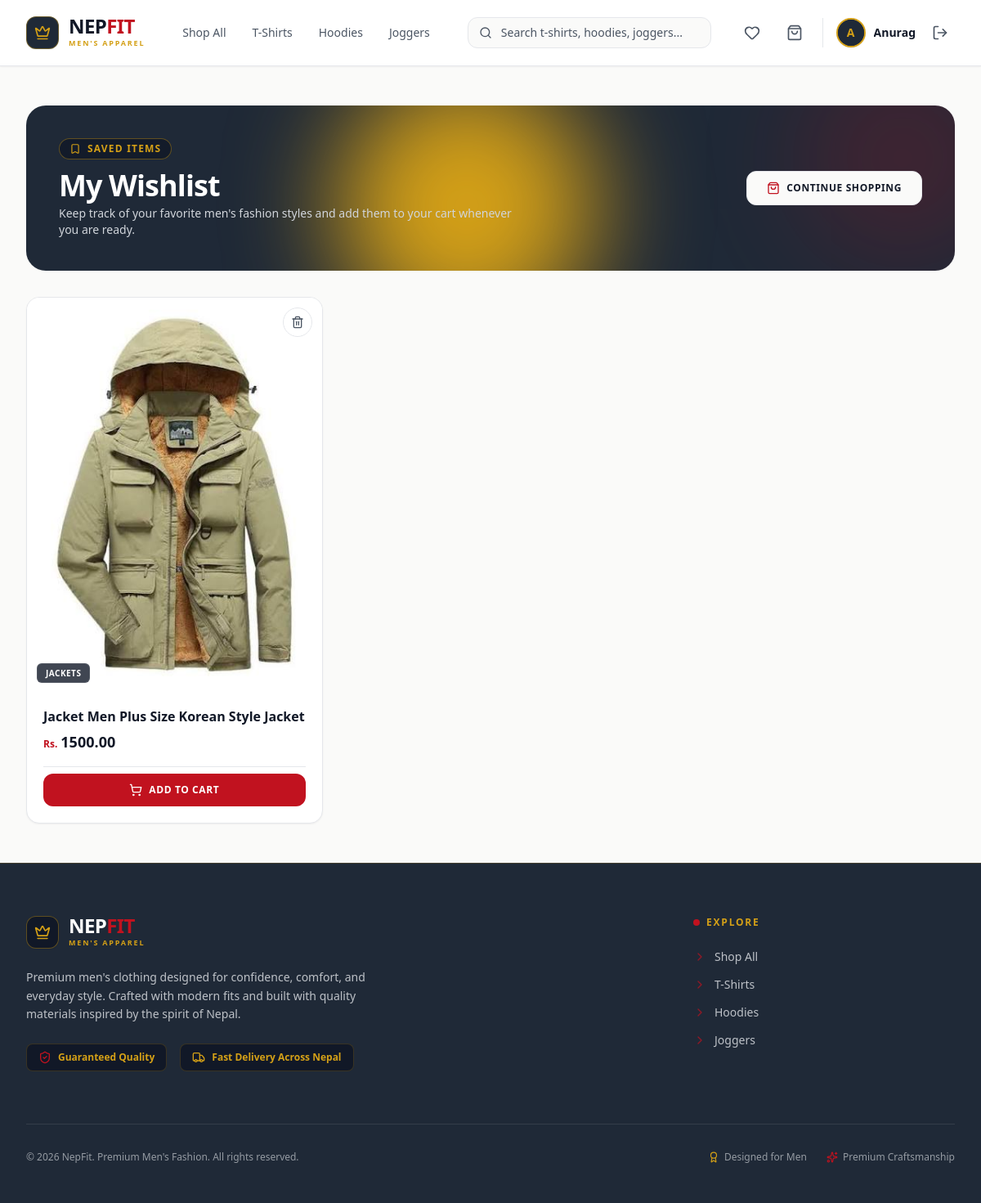
The page /wishlist/ (signed in) on the database as committed earlier.
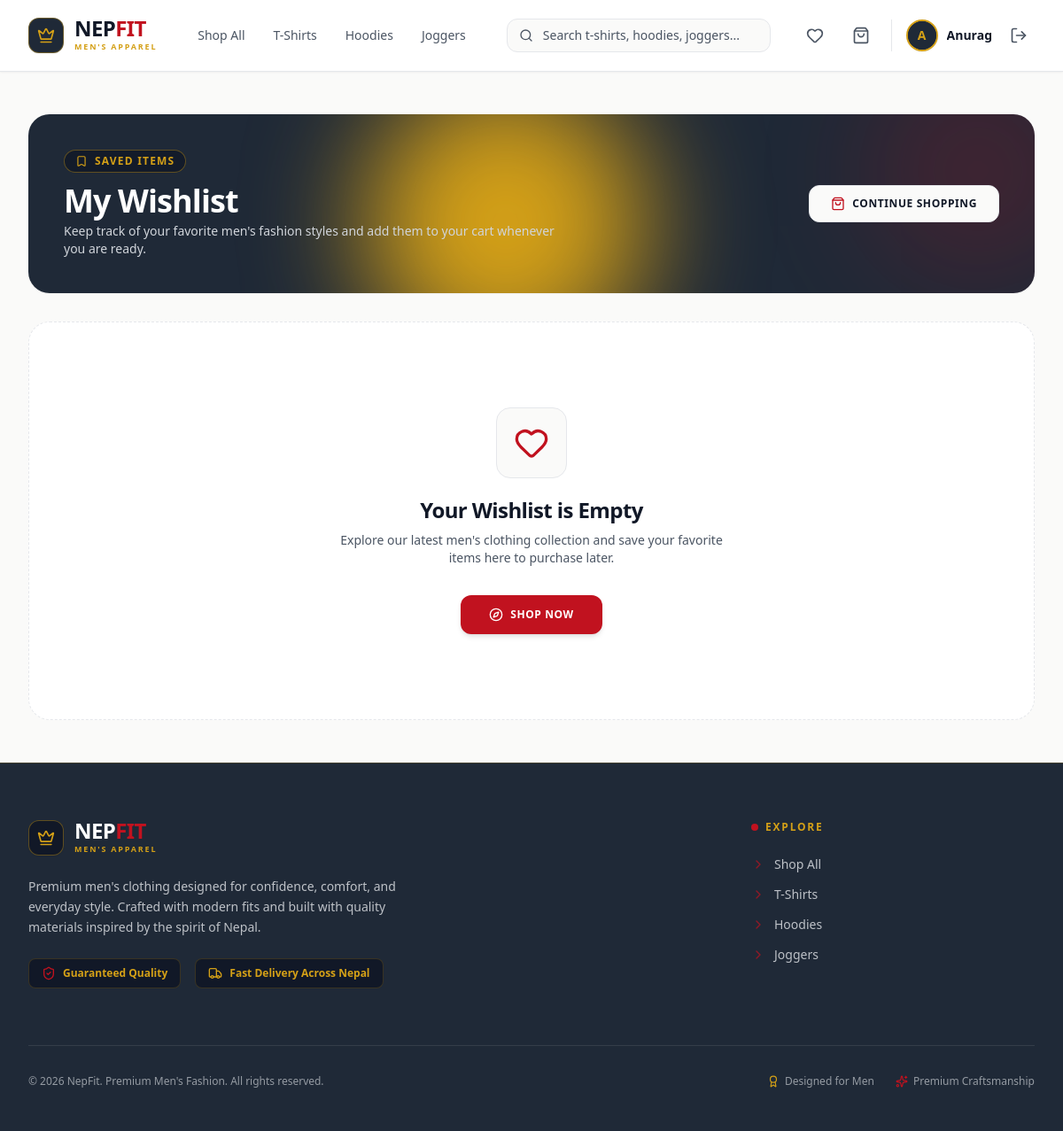
The same page on the database as committed later.
### nf_app/models.py (models this page shows, shortened)
class Wishlist(models.Model):
    customer = models.ForeignKey(User, on_delete=models.CASCADE, related_name='wishlist_items')
    product = models.ForeignKey(Product, on_delete=models.CASCADE)
    added_at = models.DateTimeField(auto_now_add=True)
    class Meta:
        unique_together = ('customer', 'product')

class Product(models.Model):
    class Category(models.TextChoices):
        SHIRTS = 'shirts', 'Shirts'
        T_SHIRTS = 't_shirts', 'T-Shirts'
        PANTS = 'pants', 'Pants'
        HOODIES = 'hoodies', 'Hoodies'
        JACKETS = 'jackets', 'Jackets'
        SWEATSHIRTS = 'sweatshirts', 'Sweatshirts'
        JOGGERS = 'joggers', 'Joggers'
        SHORTS = 'shorts', 'Shorts'
    class Size(models.TextChoices):
        SMALL = 'S', 'Small'
        MEDIUM = 'M', 'Medium'
        LARGE = 'L', 'Large'
        XLARGE = 'XL', 'Extra Large'
        XXLARGE = 'XXL', 'Double Extra Large'
    name = models.CharField(max_length=255)
    brand = models.CharField(max_length=100, default='NepFit', help_text="Brand name (e.g., NepFit)")
    category = models.CharField(max_length=30, choices=Category.choices)
    size = models.CharField(max_length=10, choices=Size.choices, default=Size.MEDIUM, help_text="Default size for this product")
    description = models.TextField(help_text="Product details, fabric materials, and sizing guide.")
    price = models.DecimalField(max_digits=10, decimal_places=2)
    stock = models.PositiveIntegerField(default=10)
    product_image = models.ImageField(upload_to='images/products/')
    is_active = models.BooleanField(default=True)
    created_at = models.DateTimeField(auto_now_add=True)

### nf_app/views/wishlist_view.py (the view)
# urls.py: path('wishlist/', wishlist_view, name='wishlist'),
@login_required
def wishlist_view(request):
    if request.user.is_staff:
        messages.error(request, "You are not authorized to access the wishlist.")
        return redirect('home')
    wishlist_items = Wishlist.objects.filter(customer=request.user).select_related('product')
    return render(request, 'main/wishlist_page.html', {'wishlist_items': wishlist_items})

### nf_app/templates/main/wishlist_page.html (shortened to what the changed rows need)
<!DOCTYPE html>
<html lang="en">
<head>
    {% load static %}
    <link href="{% static 'css/styles.css' %}" rel="stylesheet" />
</head>
<body class="bg-[#FAFAF9] font-sans min-h-screen flex flex-col text-[#111827] antialiased">
    <main class="flex-grow max-w-7xl w-full mx-auto px-4 sm:px-6 lg:px-8 py-8 lg:py-12 space-y-8">
        <div class="bg-[#1F2937] text-white rounded-3xl p-6 sm:p-10 relative overflow-hidden shadow-sm">
            <div class="relative z-10 flex flex-col md:flex-row md:items-center justify-between gap-6">
                <div>
                    <h1 class="text-2xl sm:text-4xl font-extrabold text-white tracking-tight">My Wishlist</h1>
                </div>
            </div>
        </div>
        <div class="w-full">
            {% if wishlist_items %}
                <div class="grid grid-cols-1 sm:grid-cols-2 lg:grid-cols-3 xl:grid-cols-4 gap-6">
                    {% for item in wishlist_items %}
                        <div class="bg-[#FFFFFF] border border-[#E5E7EB] rounded-2xl overflow-hidden shadow-sm hover:shadow-md transition-all duration-300 flex flex-col group relative">
                            <a href="/wishlist/remove/{{ item.product.id }}/"
                               class="absolute top-3 right-3 z-10 w-9 h-9 rounded-full bg-[#FFFFFF]/90 hover:bg-[#B91C1C] text-[#4B5563] hover:text-white border border-[#E5E7EB] hover:border-[#B91C1C] flex items-center justify-center transition-all shadow-xs"
                               title="Remove from Wishlist">
                                <i data-lucide="trash-2" class="w-4 h-4"></i>
                            </a>
                            <a href="/products/{{ item.product.id }}/" class="block relative aspect-4/5 bg-[#FAFAF9] overflow-hidden">
                                {% if item.product.product_image %}
                                    <img src="{{ item.product.product_image.url }}"
                                         alt="{{ item.product.name }}"
                                         class="w-full h-full object-cover object-center group-hover:scale-105 transition-transform duration-500">
                                {% else %}
                                    <div class="w-full h-full flex flex-col items-center justify-center text-[#4B5563]">
                                        <i data-lucide="shirt" class="w-12 h-12 stroke-1 mb-1"></i>
                                        <span class="text-[10px] uppercase font-semibold">No Image</span>
                                    </div>
                                {% endif %}
                                {% if item.product.get_category_display %}
                                    <div class="absolute bottom-3 left-3">
                                        <span class="bg-[#111827]/80 backdrop-blur-md text-white text-[10px] font-bold uppercase tracking-wider px-2.5 py-1 rounded-md border border-white/10">
                                            {{ item.product.get_category_display }}
                                        </span>
                                    </div>
                                {% endif %}
                            </a>
                            <div class="p-5 flex flex-col flex-grow justify-between space-y-4">
                                <div class="space-y-1.5">
                                    <a href="/products/{{ item.product.id }}/" class="block">
                                        <h3 class="font-bold text-[#111827] text-base leading-snug group-hover:text-[#C1121F] transition-colors line-clamp-2">
                                            {{ item.product.name }}
                                        </h3>
                                    </a>
                                    <div class="flex items-baseline gap-1">
                                        <span class="text-xs font-bold text-[#C1121F]">Rs.</span>
                                        <span class="text-lg font-extrabold text-[#111827]">{{ item.product.price|floatformat:2 }}</span>
                                    </div>
                                </div>
                                <div class="pt-2 border-t border-[#E5E7EB]">
                                    {% if item.product.stock > 0 %}
                                        <a href="/cart/add/{{ item.product.id }}/"
                                           class="w-full bg-[#C1121F] hover:bg-[#9B0D18] text-white font-bold py-3 px-4 rounded-xl transition-all flex items-center justify-center gap-2 text-xs uppercase tracking-wider shadow-xs">
                                            <i data-lucide="shopping-cart" class="w-4 h-4"></i>
                                            <span>Add to Cart</span>
                                        </a>
                                    {% endif %}
                                </div>
                            </div>
                        </div>
                    {% endfor %}
                </div>
            {% else %}
                <div class="flex flex-col items-center justify-center text-center py-16 sm:py-24 border border-dashed border-[#E5E7EB] rounded-3xl bg-[#FFFFFF] shadow-xs px-4">
                    <div class="w-20 h-20 rounded-2xl bg-[#FAFAF9] border border-[#E5E7EB] flex items-center justify-center mb-5 text-[#C1121F] shadow-xs">
                        <i data-lucide="heart" class="w-10 h-10 stroke-1.5"></i>
                    </div>
                    <h2 class="text-xl sm:text-2xl font-extrabold text-[#111827] tracking-tight">Your Wishlist is Empty</h2>
                    <p class="text-xs sm:text-sm text-[#4B5563] mt-2 max-w-md leading-relaxed">
                        Explore our latest men's clothing collection and save your favorite items here to purchase later.
                    </p>
                    <a href="/products/" class="mt-8 bg-[#C1121F] hover:bg-[#9B0D18] text-white font-bold px-8 py-3.5 rounded-xl text-xs uppercase tracking-wider transition-all shadow-md flex items-center gap-2">
                        <i data-lucide="compass" class="w-4 h-4"></i>
                        Shop Now
                    </a>
                </div>
            {% endif %}
        </div>
    </main>
</body>
</html>

Rows that differ between the two databases and show on the page:
removed Wishlist: product.product_image (picture), product.category "JACKETS", product.name "Jacket Men Plus Size Korean Style Jacket", product.price "1500.00"
Other text that changed with them:
text now shown: "Your Wishlist is Empty Explore our latest men's clothing collection and save your favorite items here to purchase later. SHOP NOW"
